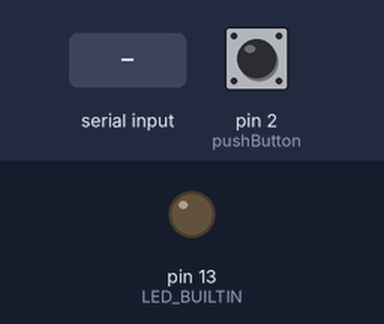
Recording of a sketch running on a simulated Arduino Uno, built with avr-gcc and run on an emulated ATmega328P. On the bench: output pins drawn as LEDs (lit = HIGH). Inputs (shaded band) come from the test bench; at power-on: pin 2 (pushButton) LOW.

Above: at 1.2 s.
1.3 s: "1" received over Serial
At 2.3 s:
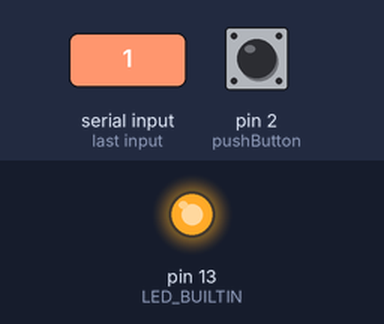
4.4 s: "0" received over Serial
At 4.7 s:
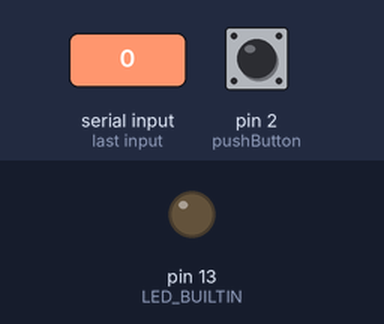
Timing chart, 0 to 7.4 s (numbered marks = the images above; inputs shaded):
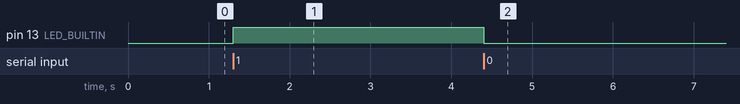

The sketch:

arduino-pyserial.ino
```cpp
int cur_state = 0;
int last_state = 0;
int pushButton = 2;
int temp = 1;
void setup() {
  pinMode(LED_BUILTIN, OUTPUT);
  pinMode(pushButton, INPUT);
Serial.begin(9600); // set the baud rate
}
void loop() {
char inByte = ' ';
button();
if(Serial.available()){ // only send data back if data has been sent
char inByte = Serial.read(); // read the incoming data
if(( inByte =='1') and (temp == 1)){
  digitalWrite(LED_BUILTIN, HIGH);// send the data back in a new line so that it is not all one long line
  temp = 0;
}else{
  digitalWrite(LED_BUILTIN, LOW);// send the data back in a new line so that it is not all one long line
  temp = 1;
}
}
}
void button(){
  cur_state = digitalRead(pushButton);
  if((cur_state != last_state) and (cur_state == 1)){
    Serial.println(cur_state);
  }
  // print out the state of the button:
  last_state = cur_state;
}
```

Measured:
- after the input at 1.3 s, pin 13 (LED_BUILTIN): LOW → HIGH at once
- after the input at 4.4 s, pin 13 (LED_BUILTIN): HIGH → LOW at once
